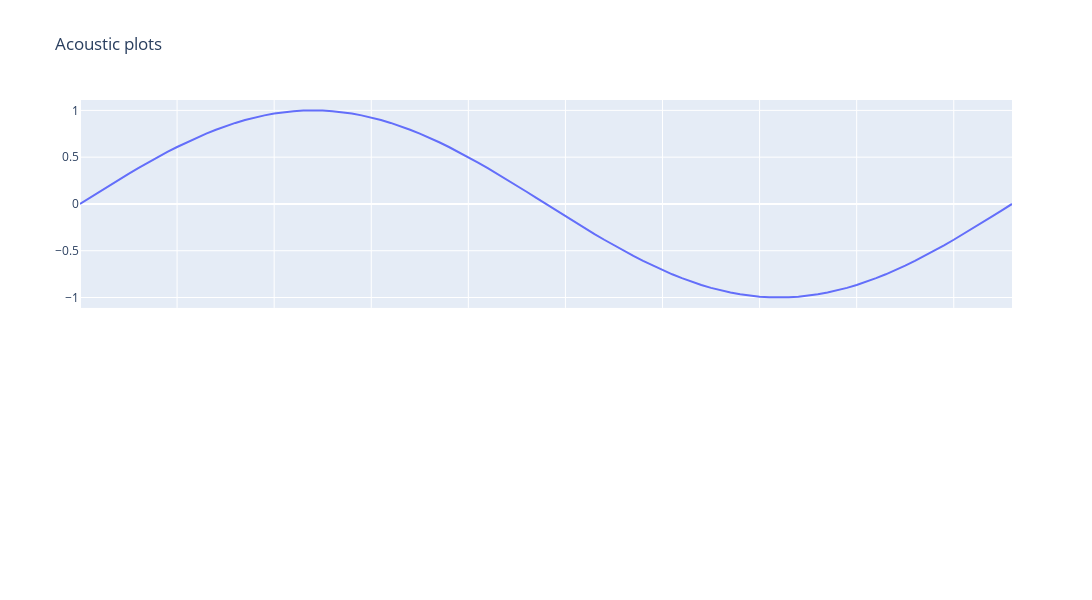

The notebook cell saved with this chart:
### Code cell
import numpy as np
fs = 48000
dur = 1
frequency = 500
a = np.sin((2*np.pi*frequency*np.arange(0,(fs*dur)))/fs)[0:97]

from plotly.subplots import make_subplots
import plotly.graph_objects as go
import numpy as np
 
fig = make_subplots(rows=2, cols=1,
                    shared_xaxes=True,
                    vertical_spacing=0.01)

if len(a.shape) > 1:
    fig.add_trace(go.Heatmap(
                    z=a))
else:
    fig.add_trace(go.Scatter(x=np.arange(a.shape[0]), y=a,mode='lines',))

fig.update_layout(height=600, width=1600,
                  title_text="Acoustic plots")
fig.show()

### Figure 1 — Plotly figure (JSON) as saved in the notebook; plotly's stock layout.template omitted (floating-point values rounded to 4 significant figures)
{"data": [{"mode": "lines", "type": "scatter", "x": [0, 1, 2, 3, 4, 5, 6, 7, 8, 9, 10, 11, 12, 13, 14, 15, 16, 17, 18, 19, 20, 21, 22, 23, 24, 25, 26, 27, 28, 29, 30, 31, 32, 33, 34, 35, 36, 37, 38, 39, 40, 41, 42, 43, 44, 45, 46, 47, 48, 49, 50, 51, 52, 53, 54, 55, 56, 57, 58, 59, 60, 61, 62, 63, 64, 65, 66, 67, 68, 69, 70, 71, 72, 73, 74, 75, 76, 77, 78, 79, 80, 81, 82, 83, 84, 85, 86, 87, 88, 89, 90, 91, 92, 93, 94, 95, 96], "y": [0, 0.0654, 0.1305, 0.1951, 0.2588, 0.3214, 0.3827, 0.4423, 0.5, 0.5556, 0.6088, 0.6593, 0.7071, 0.7518, 0.7934, 0.8315, 0.866, 0.8969, 0.9239, 0.9469, 0.9659, 0.9808, 0.9914, 0.9979, 1, 0.9979, 0.9914, 0.9808, 0.9659, 0.9469, 0.9239, 0.8969, 0.866, 0.8315, 0.7934, 0.7518, 0.7071, 0.6593, 0.6088, 0.5556, 0.5, 0.4423, 0.3827, 0.3214, 0.2588, 0.1951, 0.1305, 0.0654, 1.225e-16, -0.0654, -0.1305, -0.1951, -0.2588, -0.3214, -0.3827, -0.4423, -0.5, -0.5556, -0.6088, -0.6593, -0.7071, -0.7518, -0.7934, -0.8315, -0.866, -0.8969, -0.9239, -0.9469, -0.9659, -0.9808, -0.9914, -0.9979, -1, -0.9979, -0.9914, -0.9808, -0.9659, -0.9469, -0.9239, -0.8969, -0.866, -0.8315, -0.7934, -0.7518, -0.7071, -0.6593, -0.6088, -0.5556, -0.5, -0.4423, -0.3827, -0.3214, -0.2588, -0.1951, -0.1305, -0.0654, -2.449e-16]}], "layout": {"height": 600, "title": {"text": "Acoustic plots"}, "width": 1600, "xaxis": {"anchor": "y", "domain": [0, 1], "matches": "x2", "showticklabels": false}, "xaxis2": {"anchor": "y2", "domain": [0, 1]}, "yaxis": {"anchor": "x", "domain": [0.505, 1]}, "yaxis2": {"anchor": "x2", "domain": [0, 0.495]}}}
